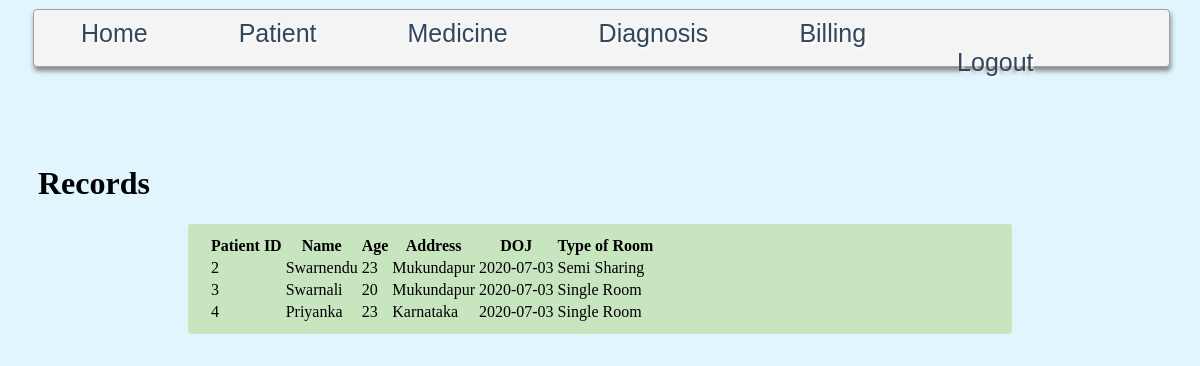
The app's page /show_record (signed in), older data.
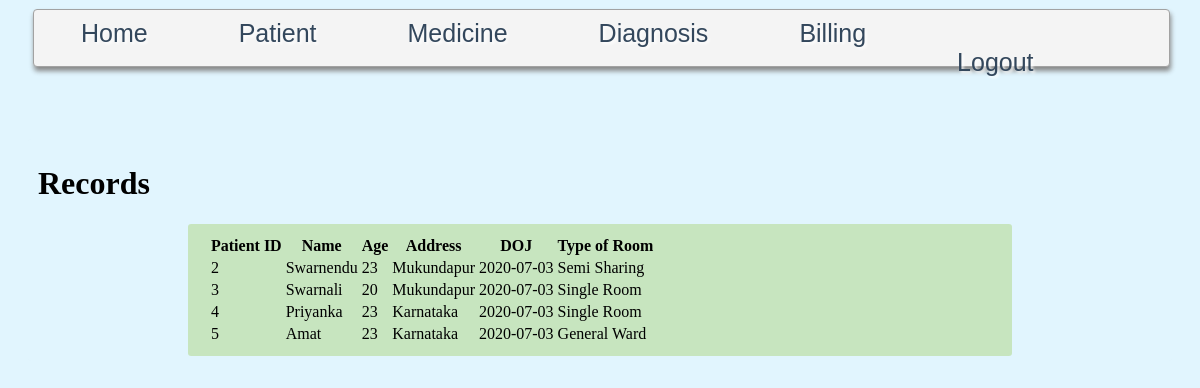
The same page, newer data.
### app.py (models this page shows)
class patient_data(db.Model):
    patient_id=db.Column(db.Integer,primary_key=True,autoincrement=True)
    patient_adhar= db.Column(db.BigInteger,unique=True)
    patient_age= db.Column(db.Integer,nullable=False)
    patient_admission_date=db.Column(db.Date,nullable=False,default=date.today())
    patient_bed_type = db.Column(db.String,nullable=False)
    patient_address=db.Column(db.String,nullable=False)
    patient_state = db.Column(db.String,nullable=False)
    patient_city=db.Column(db.String,nullable=False)
    patient_name=db.Column(db.Text,nullable=False)

### app.py (the view)
@app.route('/show_record',methods=['GET','POST'])
def show_record():
    if 'user_id' not in session:
        return redirect(url_for('login'))
    else:
        data = patient_data.query.all()
        return render_template('show_record.html',data=data)

### templates/show_record.html (shortened to what this page needs)
{% extends 'base1.html' %}
{% block head %}
<link rel="stylesheet" href="https://unpkg.com/purecss@2.0.3/build/pure-min.css">
{% endblock %}
{% block body %}
<h1>Records</h1>
<div style="background-color: rgba(174, 213, 129, 0.5);margin-right: 150px;margin-left: 150px;border-radius: 3px;padding-left: 20px;padding-right: 20px;padding-top: 10px;margin-top: 10px;padding-bottom: 10px">
<table class="pure-table">
    <thead>
        <tr>
            <th>Patient ID</th>
            <th>Name</th>
            <th>Age</th>
            <th>Address</th>
            <th>DOJ</th>
            <th>Type of Room</th>
        </tr>
    </thead>
    <tbody>
    {% for something in data %}
        <tr>
            <td>{{something.patient_id}}</td>
            <td>{{something.patient_name}}</td>
            <td>{{something.patient_age}}</td>
            <td>{{something.patient_address}}</td>
            <td>{{something.patient_admission_date}}</td>
            <td>{{something.patient_bed_type}}</td>
        </tr>
    {% endfor %}
    </tbody>
</table>
</div>
{% endblock %}

Row changes from the older to the newer data that the page shows:
added patient_data: patient_id "5", patient_name "Amat", patient_age "23", patient_address "Karnataka", patient_admission_date "2020-07-03", patient_bed_type "General Ward"
